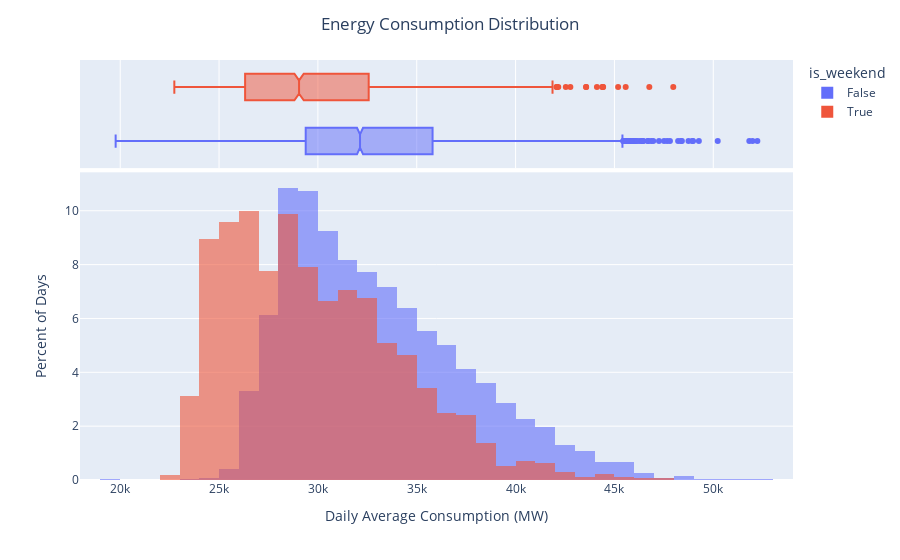

The notebook cell saved with this chart:
### Code cell
# Comparando "like with like" con porcentajes

daily_df = daily_df.reset_index()
hist = px.histogram(daily_df,
                    x="PJME_MW",
                    color="is_weekend",
                    nbins=50,
                    opacity=0.6,
                    barmode="overlay",
                    histnorm="percent",
                    hover_data={"Datetime": "|%Y"},
                    marginal="box")

hist.update_layout(xaxis_title="Daily Average Consumption (MW)",
                  yaxis_title="Percent of Days",
                  title="Energy Consumption Distribution",
                  title_x=0.5)

hist.show()

### Figure 1 — Plotly figure (JSON) as saved in the notebook; plotly's stock layout.template omitted (floating-point values rounded to 4 significant figures; data arrays with more than 128 entries replaced by an {"elided": "..."} marker saying what was removed)
{"data": [{"alignmentgroup": "True", "bingroup": "x", "histnorm": "percent", "hovertemplate": "is_weekend=False<br>PJME_MW=%{x}<br>percent=%{y}<extra></extra>", "legendgroup": "False", "marker": {"color": "#636efa", "opacity": 0.6, "pattern": {"shape": ""}}, "name": "False", "nbinsx": 50, "offsetgroup": "False", "orientation": "v", "showlegend": true, "type": "histogram", "x": {"elided": "4329 float values"}, "xaxis": "x", "yaxis": "y"}, {"alignmentgroup": "True", "customdata": {"elided": "4329x1 str values"}, "hovertemplate": "is_weekend=False<br>PJME_MW=%{x}<br>Datetime=%{customdata[0]|%Y}<extra></extra>", "legendgroup": "False", "marker": {"color": "#636efa"}, "name": "False", "notched": true, "offsetgroup": "False", "showlegend": false, "type": "box", "x": {"elided": "4329 float values"}, "xaxis": "x2", "yaxis": "y2"}, {"alignmentgroup": "True", "bingroup": "x", "histnorm": "percent", "hovertemplate": "is_weekend=True<br>PJME_MW=%{x}<br>percent=%{y}<extra></extra>", "legendgroup": "True", "marker": {"color": "#EF553B", "opacity": 0.6, "pattern": {"shape": ""}}, "name": "True", "nbinsx": 50, "offsetgroup": "True", "orientation": "v", "showlegend": true, "type": "histogram", "x": {"elided": "1730 float values"}, "xaxis": "x", "yaxis": "y"}, {"alignmentgroup": "True", "customdata": {"elided": "1730x1 str values"}, "hovertemplate": "is_weekend=True<br>PJME_MW=%{x}<br>Datetime=%{customdata[0]|%Y}<extra></extra>", "legendgroup": "True", "marker": {"color": "#EF553B"}, "name": "True", "notched": true, "offsetgroup": "True", "showlegend": false, "type": "box", "x": {"elided": "1730 float values"}, "xaxis": "x2", "yaxis": "y2"}], "layout": {"barmode": "overlay", "legend": {"title": {"text": "is_weekend"}, "tracegroupgap": 0}, "margin": {"t": 60}, "title": {"text": "Energy Consumption Distribution", "x": 0.5}, "xaxis": {"anchor": "y", "domain": [0, 1], "title": {"text": "Daily Average Consumption (MW)"}}, "xaxis2": {"anchor": "y2", "domain": [0, 1], "matches": "x", "showgrid": true, "showticklabels": false}, "yaxis": {"anchor": "x", "domain": [0, 0.7326], "title": {"text": "Percent of Days"}}, "yaxis2": {"anchor": "x2", "domain": [0.7426, 1], "matches": "y2", "showgrid": false, "showline": false, "showticklabels": false, "ticks": ""}}}
